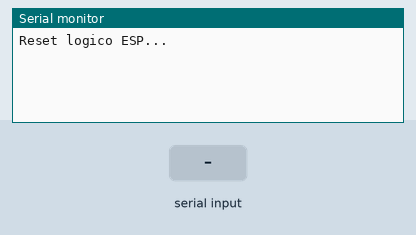
This sketch was run on a simulated Arduino Uno, built with avr-gcc and run on an emulated ATmega328P. Shown: the last lines printed to the serial monitor. Inputs (shaded band) come from the test bench.

Above: at 1.3 s.
1.4 s: "1" received over the second serial link
At 1.8 s:
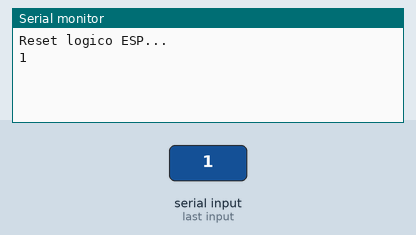
2.9 s: "0" received over the second serial link
At 4.1 s:
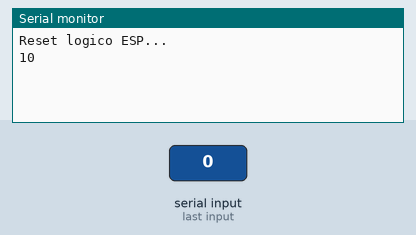

The sketch:

ArduinoESP8266SerialJG.ino
```cpp
// Programa de teste de comunicação Arduino-ESP8266
// Gustavo Murta - 15/dez/2015
// Arduino 2009 - IDE 1.6.5
// ESP8266-ESP201 - AT version:0.50.0.0 - SDK version:1.4.0
// Baseado em http://arduino.stackexchange.com/questions/12500/esp8266-and-arduino-interfacing

#include <SoftwareSerial.h>

//RX pino 2, TX pino 3
#define RX 2
#define TX 3
#define RST 4

#define VELOCIDADE_SERIAL 9600
#define VELOCIDADE_ESP8266 9600
SoftwareSerial esp8266(RX, TX, false);
// Arduino D2 => SoftSerial RX
// Arduino D3 => SoftSerial TX

void resetESP8266() {
  pinMode(RST, OUTPUT);
  digitalWrite(RST,LOW);
  delay(100);
  pinMode(RST, INPUT);
//  digitalWrite(RST, HIGH);
  Serial.println("Reset logico ESP... ");
}

void setup()
{
  Serial.begin(VELOCIDADE_SERIAL);    // Baud Rate da Console IDE Arduino
  resetESP8266();                     //tenta dar reset no módulo ESP8266
  esp8266.begin(VELOCIDADE_ESP8266);  // Baud Rate da Serial do ESP8266
}                                     // Condição ideal, os dois baud rates serem iguais

void loop()
{
  if(esp8266.available())        // Verifique se o ESP8266 esta enviando mensagem
  {
    while(esp8266.available())
    {
      // Se o ESP8266 enviar mensagem, sera mostrada na console da IDE Arduino

      char c = esp8266.read(); // leia o proximo caracter
      Serial.write(c);
    }
  }


  if(Serial.available())
  {
    delay(50);                         // atraso para permitir sincronismo no envio das mensagens
    String command="";

    while(Serial.available())          // leia o comando - caracter por caracter
    {
      command+=(char)Serial.read();    // leia um caracter
    }
    esp8266.println(command);         // envia o caracter da Console IDE Arduino para o ESP8266

  }
}
```

Measured:
- after the input at 1.4 s, the serial monitor: prints a new line at once (image 1)
- after the input at 2.9 s, the serial monitor: prints a new line at once (image 2)
